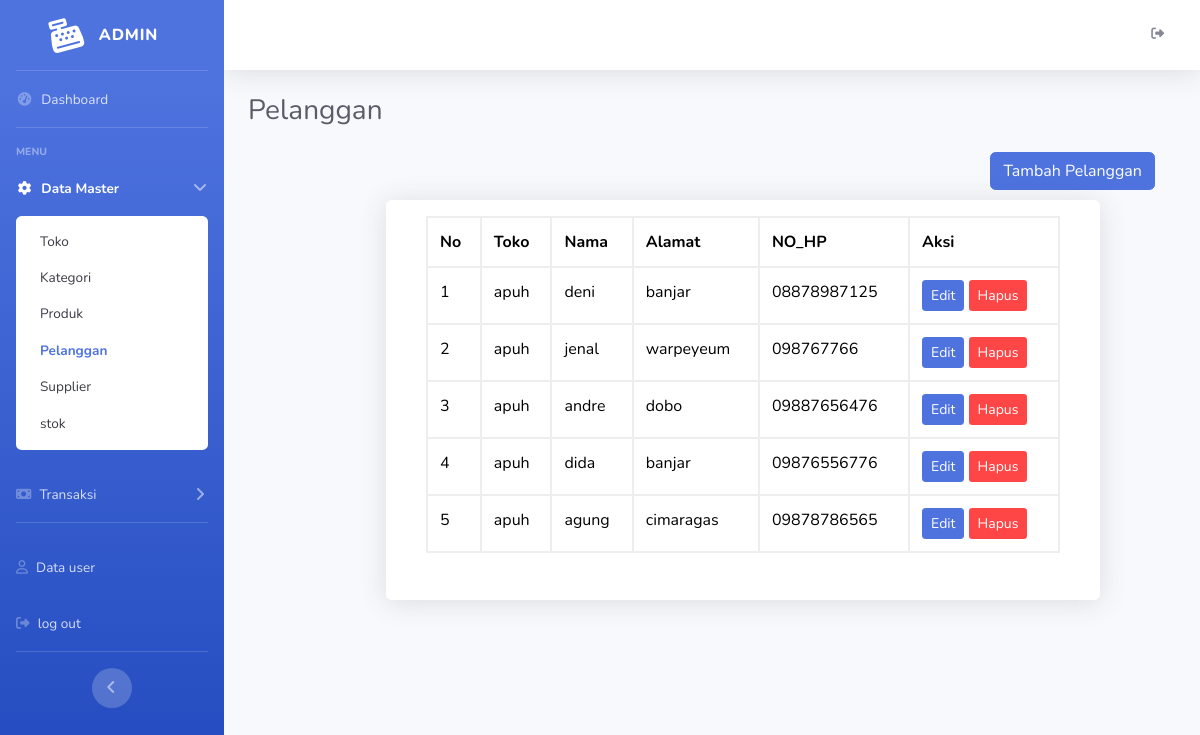
Page /admin/pelanggan.php on the committed database.
### tables this page shows
CREATE TABLE `pelanggan` (
  `pelanggan_id` int(11) NOT NULL,
  `toko_id` int(11) NOT NULL,
  `nama_pelanggan` varchar(50) NOT NULL,
  `alamat` varchar(100) NOT NULL,
  `no_hp` varchar(50) NOT NULL,
  `created_at` timestamp NOT NULL DEFAULT current_timestamp() ON UPDATE current_timestamp()
);

CREATE TABLE `toko` (
  `toko_id` int(11) NOT NULL,
  `nama_toko` varchar(50) NOT NULL,
  `alamat` varchar(100) NOT NULL,
  `tlp_hp` varchar(50) NOT NULL,
  `created_at` timestamp NOT NULL DEFAULT current_timestamp() ON UPDATE current_timestamp()
);

### admin/pelanggan.php (the view, shortened to what this page needs)
<?php
include '../koneksi.php';
$sql = "SELECT pelanggan.*, toko.nama_toko  FROM pelanggan INNER JOIN toko ON pelanggan.toko_id=toko.toko_id;";
$result = mysqli_query($koneksi, $sql);
?>
<!DOCTYPE html>
<html lang="en">
<head>
    <link href="../SBAdmin/vendor/fontawesome-free/css/all.min.css" rel="stylesheet" type="text/css">
    <link rel="stylesheet" href="https://cdnjs.cloudflare.com/ajax/libs/font-awesome/6.5.1/css/all.min.css">
    <link href="../SBAdmin/css/sb-admin-2.min.css" rel="stylesheet">
</head>
<body id="page-top">
    <div id="wrapper">
        <ul class="navbar-nav bg-gradient-primary sidebar sidebar-dark accordion" id="accordionSidebar">
            <a class="sidebar-brand d-flex align-items-center justify-content-center" href="SBAdmin/index.php">
                <div class="sidebar-brand-icon rotate-n-15">
                    <i class="fa-solid fa-cash-register"></i>
                </div>
                <div class="sidebar-brand-text mx-3">admin</div>
            </a>
            <hr class="sidebar-divider my-0">
            <li class="nav-item">
                <a class="nav-link" href="index.php">
                    <i class="fas fa-fw fa-tachometer-alt"></i>
                    <span>Dashboard</span></a>
            </li>
            <hr class="sidebar-divider">
            <div class="sidebar-heading">
                Menu
            </div>
            <li class="nav-item active">
                <a class="nav-link" href="#" data-toggle="collapse" data-target="#collapseTwo" aria-expanded="true" aria-controls="collapseTwo">
                    <i class="fas fa-fw fa-cog"></i>
                    <span>Data Master</span>
                </a>
                <div id="collapseTwo" class="collapse show" aria-labelledby="headingTwo" data-parent="#accordionSidebar">
                    <div class="bg-white py-2 collapse-inner rounded">
                        <a class="collapse-item " href="toko.php">Toko</a>
                        <a class="collapse-item " href="kategori.php">Kategori</a>
                        <a class="collapse-item " href="list_produk.php">Produk</a>
                        <a class="collapse-item active" href="pelanggan.php">Pelanggan</a>
                        <a class="collapse-item" href="supplier.php">Supplier</a>
                        <a class="collapse-item" href="stock.php">stok</a>
                    </div>
                </div>
            </li>
            <li class="nav-item">
                <a class="nav-link collapsed" href="#" data-toggle="collapse" data-target="#collapseUtilities" aria-expanded="true" aria-controls="collapseUtilities">
                <i class="fa-solid fa-money-bill"></i>
                    <span>Transaksi</span>
                </a>
            </li>
            <hr class="sidebar-divider">
            <li class="nav-item">
                <a class="nav-link" href="pengguna.php">
                <i class="fa-regular fa-user"></i>
                    <span>Data user</span></a>
            </li>
            <li class="nav-item">
                <a class="nav-link" href="../Logout.php">
                <i class="fa-solid fa-right-from-bracket"></i>
                    <span>log out</span></a>
            </li>
            <hr class="sidebar-divider d-none d-md-block">
            <div class="text-center d-none d-md-inline">
                <button class="rounded-circle border-0" id="sidebarToggle"></button>
            </div>
        </ul>
        <div id="content-wrapper" class="d-flex flex-column">
            <div id="content">
                <nav class="navbar navbar-expand navbar-light bg-white topbar mb-4 static-top shadow">
                    <ul class="navbar-nav ml-auto">
                        <li class="nav-item dropdown no-arrow d-sm-none">
                        <li class="nav-item dropdown no-arrow">
                            <a class="nav-link dropdown-toggle" href="#" id="userDropdown" role="button" data-toggle="dropdown" aria-haspopup="true" aria-expanded="false">
                                <span class="mr-2 d-none d-lg-inline text-gray-600 small">
                                    <i class="fa-solid fa-right-from-bracket"></i>
                            </a>
                        </li>
                    </ul>
                </nav>
                <div class="container-fluid">
                    <h1 class="h3 mb-4 text-gray-800">Pelanggan</h1>
                    <a href="registrasi/registrasi_pelanggan.php">
                        <button type="button" class="btn btn-primary" style="margin-left:80%;margin-bottom:10px;">Tambah Pelanggan</button>
                    </a>
                    <div class="row">
                        <div class="col-lg-6">
                            <div class="table-container">
                                <div class="container" style="width:100%; ">
                                    <div class="table-container d-flex" style="width:150%; position:absolute; left:150px;">
                                        <div class="content shadow p-3 mb-5 bg-body-tertiary rounded" style="width:100%;height: 400px;; background-color:white;">
                                            <div class="container d-flex" style="position:relative; width:100%;">
                                                <table class="table" style="width:100%;height: 100%">
                                                    <?php
                                                    echo "<thead><tr><th>No</th><th>Toko</th><th>Nama</th><th>Alamat</th><th>NO_HP</th><th>Aksi</th></tr></thead>";
                                                    if ($result) {
                                                        $i = 0;
                                                        while ($row = $result->fetch_assoc()) {
                                                            $i++;
                                                            echo "<tr>";
                                                            echo "<td>" . $i . "</td>";
                                                            echo "<td>" . $row["nama_toko"] . "</td>";
                                                            echo "<td>" . $row["nama_pelanggan"] . "</td>";
                                                            echo "<td>" . $row["alamat"] . "</td>";
                                                            echo "<td>" . $row["no_hp"] . "</td>";
                                                            echo "<td>
                                                <a href='Edit/edit_pelanggan.php?id=" . $row['pelanggan_id'] . " 'class='btn btn-sm btn-primary'>Edit</a>
                                                <a href='delete_pelanggan.php?id=" . $row['pelanggan_id'] . " 'class='btn btn-sm' style='background-color:#FF4646; color:#fff'>Hapus</a>
                                            </td>";
                                                            echo "</tr>";
                                                        }
                                                        echo "</tbody></table>";
                                                    } else {
                                                        echo "Data tidak ditemukan";
                                                    }
                                                    ?>
                                            </div>
                                        </div>
                                    </div>
                                </div>
                            </div>
                        </div>
                    </div>
                </div>
</body>
</html>

### admin/pelanggan.php (style rules this page uses)
.table thead th { border-bottom: 0px; }
th { border: 2px solid #eeeeee; background-color: white; color: black; }
tr, td { border: 2px solid #eeeeee; color: black; }

### rows in the picture
pelanggan: toko.nama_toko "apuh", nama_pelanggan "deni", alamat "banjar", no_hp "08878987125"
pelanggan: toko.nama_toko "apuh", nama_pelanggan "jenal", alamat "warpeyeum", no_hp "098767766"
pelanggan: toko.nama_toko "apuh", nama_pelanggan "andre", alamat "dobo", no_hp "09887656476"
pelanggan: toko.nama_toko "apuh", nama_pelanggan "dida", alamat "banjar", no_hp "09876556776"
pelanggan: toko.nama_toko "apuh", nama_pelanggan "agung", alamat "cimaragas", no_hp "09878786565"
